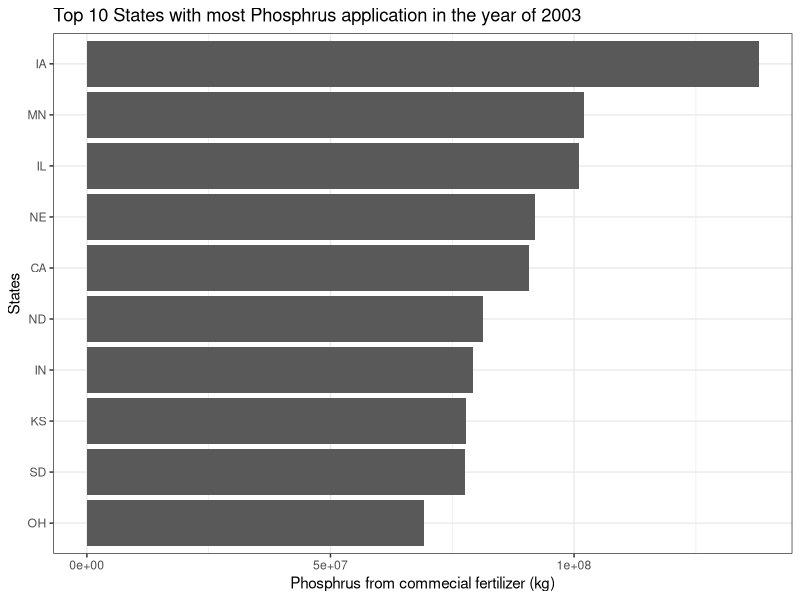

Here is the R script that generated this plot:
## ---- chunk 1
knitr::opts_chunk$set(echo = TRUE)
## ---- chunk 2
# 
if (!require(tidyverse)){
  install.packages("tidyverse")
}
## ---- chunk 3
# read in data.
require(tidyverse)

# county level data of fertilizer application.  
#Source: https://www.sciencebase.gov/catalog/item/5851b2d1e4b0f99207c4f238
raw_data = read_csv("../data/CNTY_FERT_1987-2012.csv")
#head(raw_data)
## ---- chunk 4
# add leading zeros to fill in 5 digits.
raw_data %>% 
  mutate(FIPS_no = str_pad(FIPSno, 5, pad = "0" )) %>% 
  select(FIPS_no)
## ---- chunk 5
clean_data = raw_data %>%
  # 移除不需要的信息.
  select(-c(FIPS_st, FIPS_co, FIPSno)) %>%
  # 将宽型数据转换成列数据。
  gather(Fert.Type, Quantity, farmN1987:nonfP2012) %>%
  # 将三个变量(variables)分离出来。
  mutate(Year = str_sub(Fert.Type, start = -4), 
         Nutrient = str_sub(Fert.Type, start = -5, end = -5),
         Farm.Type = str_sub(Fert.Type, start = 1, end = 4)
         ) %>%
  # 移除不需要的数据
  select(-Fert.Type) 

head(clean_data)
## ---- chunk 6
clean_data = clean_data %>% 
  # 将 nonf 替换成 nonfarm
  mutate(Farm.Type = ifelse(Farm.Type == "nonf", "nonfarm", "farm"))
# 农场类型已经成功替换成了 nonfarm.
tail(clean_data$Farm.Type)
## ---- chunk 7
year_plot = 2003
clean_data %>%
  filter(Nutrient == "P" & Year == year_plot) %>% 
  group_by(State) %>% 
  summarise(p_application = sum(Quantity)) %>% 
  as.data.frame() %>% 
  top_n(10, p_application) %>%
  ggplot(aes(x=reorder(State, p_application), p_application))+
  scale_fill_gradient(low = "blue", high = "darkblue")+
  geom_col()+
  ggtitle(paste("Top 10 States with most Phosphrus application in the year of", year_plot)) + 
  scale_y_continuous(name = "Phosphrus from commecial fertilizer (kg)")+
  scale_x_discrete(name = "States")+
  theme_bw()+
  coord_flip()
